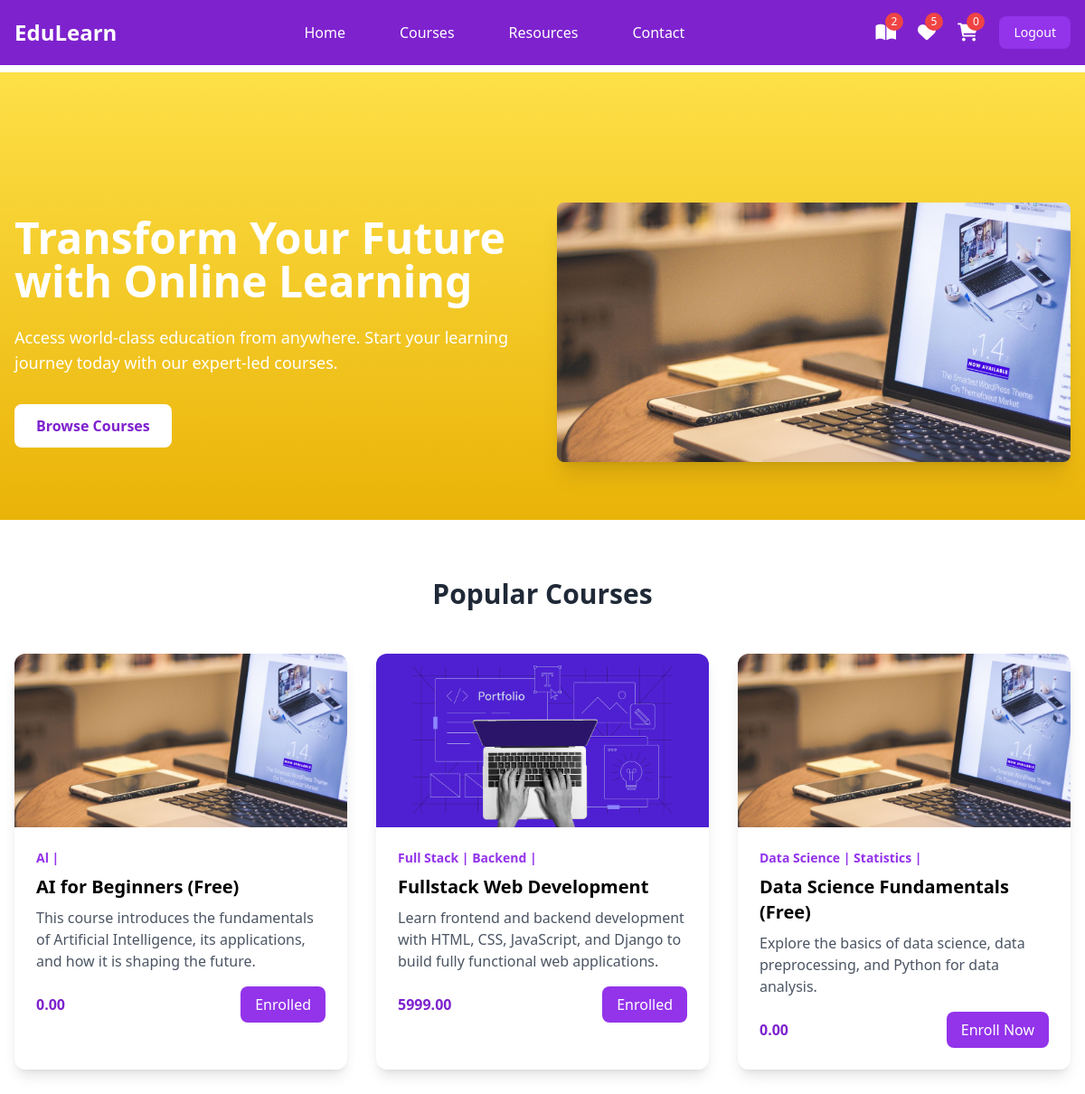
The page /index/ (signed in) on the database its author committed.
### instructor/models.py (models this page shows, shortened)
class User(AbstractUser):
    ROLE_CHOICES =(
        ("instructor","Instructor"),
        ("student","Student")
    )
    role=models.CharField(max_length=20,choices=ROLE_CHOICES,default="student")

class Course(models.Model):
    title=models.CharField(max_length=200)
    description=models.TextField()
    price=models.DecimalField(decimal_places=2,max_digits=7)
    owner=models.ForeignKey(User,on_delete=models.SET_NULL,related_name="courses",null=True)
    is_free=models.BooleanField(default=False)
    picture=models.ImageField(upload_to="courseimages",null=True,blank=True,default="courseimages/default.png")
    thumbnail=EmbedVideoField()
    category_objects=models.ManyToManyField(Category)
    created_at=models.DateTimeField(auto_now_add=True)
    updated_at=models.DateTimeField(auto_now=True)

class Category(models.Model):
    name=models.CharField(max_length=200,unique=True)
    def __str__(self):
        return self.name

### student/views.py (the view)
# urls.py: path('index/',views.IndexView.as_view(),name="student-index"),
@method_decorator(signin_required,name="dispatch")
class IndexView(View):
    def get(self,request,*args,**kwargs):
        all_courses=Course.objects.all()
        purchased_course=Order.objects.filter(student=request.user).values_list("course_objects",flat=True)
        return render(request,"index.html",{"courses":all_courses,"purchased_courses":purchased_course})

### student/context_processors.py (called while the page is built)
def course_context(request):
    count=0
    if request.user.is_authenticated:
        orders=request.user.purchase.filter(is_paid=True)
        count=len([c for o in orders for c in o.course_objects.all()])
    return {"count":count}

### student/templates/index.html
{%extends 'base.html'%}
{%block main_block%}
<section class="pt-20 bg-gradient-to-b from-yellow-300 to-yellow-500">
    <div class="max-w-screen-xl mx-auto px-4 py-16 grid md:grid-cols-2 gap-8 items-center">
        <div class="text-white">
            <h1 class="text-4xl md:text-5xl font-bold mb-6">Transform Your Future with Online Learning</h1>
            <p class="text-lg mb-8">Access world-class education from anywhere. Start your learning journey today with our expert-led courses.</p>
            <button class="bg-white text-purple-700 hover:bg-purple-100 px-6 py-3 rounded-lg font-semibold transition duration-300">
                Browse Courses
            </button>
        </div>
        <div class="flex justify-center">
            <img src="/courseimages/pexels-tranmautritam-69432.jpg" alt="Students learning" class="rounded-lg shadow-xl">
        </div>
    </div>
</section>
<section class="max-w-screen-xl mx-auto px-4 py-16">
    <h2 class="text-3xl font-bold text-center mb-12 text-gray-800">Popular Courses</h2>
    <div class="grid grid-cols-1 md:grid-cols-3 gap-8">
        {%for c in courses%}
        <div class="bg-white rounded-xl shadow-lg overflow-hidden transform transition duration-300 hover:scale-105 hover:shadow-xl">
            <img src={{c.picture.url}} alt="Course 1" class="w-full h-48 object-cover">
            <div class="p-6">
                <div class="text-purple-600 text-sm font-semibold mb-2">
                    {%for cat in c.category_objects.all%}
                    <span>{{cat}} |</span>
                    {%endfor%}
                </div>
                <h3 class="text-xl font-bold mb-2">{{c.title}}</h3>
                <p class="text-gray-600 mb-4">{{c.description}}</p>
                <div class="flex justify-between items-center">
                    <span class="text-purple-700 font-bold">{{c.price}}</span>
                    {%if c.id in purchased_courses%}
                    <a href="#" class="bg-purple-600 text-white px-4 py-2 rounded-lg hover:bg-purple-700 transition duration-300">
                        Enrolled
                    </a>
                    {%else%}
                    <a href="{%url 'course-detail' c.id%}" class="bg-purple-600 text-white px-4 py-2 rounded-lg hover:bg-purple-700 transition duration-300">
                        Enroll Now
                    </a>
                    {%endif%}
                </div>
            </div>
        </div>
        {%endfor%}
    </div>
</section>
{%endblock%}

### student/templates/base.html (shortened to what this page needs)
<!DOCTYPE html>
<html lang="en">
<head>
    <script src="https://cdn.tailwindcss.com"></script>
    <link href="https://cdnjs.cloudflare.com/ajax/libs/font-awesome/6.0.0/css/all.min.css" rel="stylesheet">
</head>
<body>
    <nav class="bg-purple-700 fixed w-full z-20 top-0 left-0">
        <div class="max-w-screen-xl flex flex-wrap items-center justify-between mx-auto p-4">
            <a href="#" class="flex items-center">
                <span class="self-center text-2xl font-semibold text-white">EduLearn</span>
            </a>
            <div class="items-center justify-between hidden w-full md:flex md:w-auto md:order-1">
                <ul class="flex flex-col p-4 md:p-0 mt-4 font-medium md:flex-row md:space-x-8 md:mt-0">
                    <li><a href="#" class="block py-2 pl-3 pr-4 text-white hover:text-purple-200">Home</a></li>
                    <li><a href="{%url 'mycourses'%}" class="block py-2 pl-3 pr-4 text-white hover:text-purple-200">Courses</a></li>
                    <li><a href="#" class="block py-2 pl-3 pr-4 text-white hover:text-purple-200">Resources</a></li>
                    <li><a href="#" class="block py-2 pl-3 pr-4 text-white hover:text-purple-200">Contact</a></li>
                </ul>
            </div>
            <div class="flex items-center space-x-6 md:order-2">
                <div class="relative group">
                    <a href="#" class="text-white hover:text-purple-200">
                        <i class="fas fa-book-open text-xl"></i>
                        <span class="absolute -top-2 -right-2 bg-red-500 text-white text-xs rounded-full h-5 w-5 flex items-center justify-center">{{count}}</span>
                    </a>
                </div>
                <div class="relative group">
                    <a href="#" class="text-white hover:text-purple-200">
                        <i class="fas fa-heart text-xl"></i>
                        <span class="absolute -top-2 -right-2 bg-red-500 text-white text-xs rounded-full h-5 w-5 flex items-center justify-center">5</span>
                    </a>
                </div>
                <div class="relative group">
                    <a href="{%url 'cart-summary'%}" class="text-white hover:text-purple-200">
                        <i class="fas fa-shopping-cart text-xl"></i>
                        <span class="absolute -top-2 -right-2 bg-red-500 text-white text-xs rounded-full h-5 w-5 flex items-center justify-center">{{request.user.basket.all.count}}</span>
                    </a>
                </div>
                <a href="{%url 'signout'%}"><button class="text-white bg-purple-600 hover:bg-purple-800 focus:ring-4 focus:outline-none focus:ring-purple-300 font-medium rounded-lg text-sm px-4 py-2 text-center">Logout</button></a>
            </div>
        </div>
    </nav>
    <div class="mt-20">
        {%block main_block%}
        {%endblock%}
    </div>
</body>
</html>

### rows shown on the page
User: user.basket.all.count "0"
Course: picture (picture), title "AI for Beginners (Free)", description "This course introduces the fundamentals of Artificial Intelligence, its applications, and how it is shaping the future.", price "0.00", shows "Enrolled"
Category: name "Al"
Course: picture (picture), title "Fullstack Web Development", description "Learn frontend and backend development with HTML, CSS, JavaScript, and Django to build fully functional web applications.", price "5999.00", shows "Enrolled"
Category: name "Full Stack"
Category: name "Backend"
Course: picture (picture), title "Data Science Fundamentals (Free)", description "Explore the basics of data science, data preprocessing, and Python for data analysis.", price "0.00", shows "Enroll Now"
Category: name "Data Science"
Category: name "Statistics"

### other values the page prints
{{ count }} "2"
